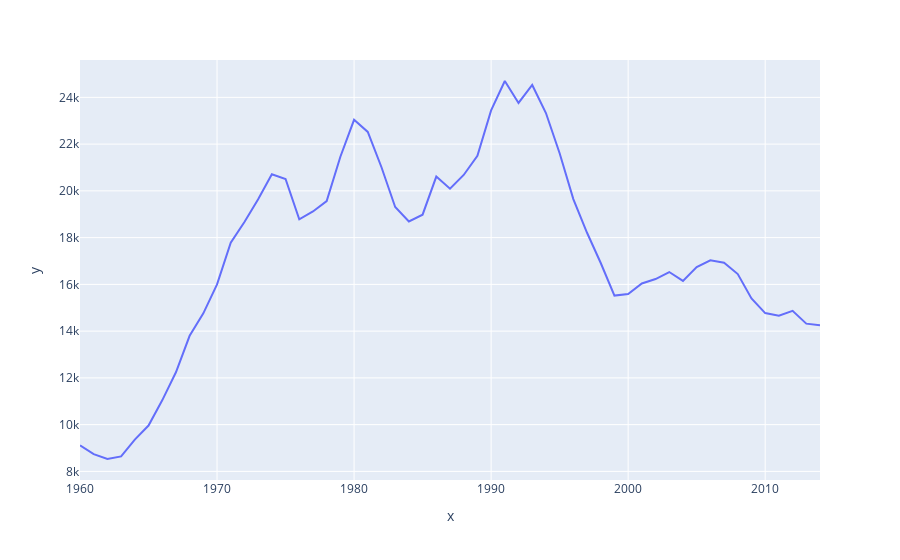

Notebook cell for this chart:
### Code cell
px.line(x=df.index, y=df["Murder"])

### Figure 1 — Plotly figure (JSON) as saved in the notebook; plotly's stock layout.template omitted (floating-point values rounded to 4 significant figures)
{"data": [{"hovertemplate": "x=%{x}<br>y=%{y}<extra></extra>", "legendgroup": "", "line": {"color": "#636efa", "dash": "solid"}, "mode": "lines", "name": "", "orientation": "v", "showlegend": false, "type": "scatter", "x": [1960, 1961, 1962, 1963, 1964, 1965, 1966, 1967, 1968, 1969, 1970, 1971, 1972, 1973, 1974, 1975, 1976, 1977, 1978, 1979, 1980, 1981, 1982, 1983, 1984, 1985, 1986, 1987, 1988, 1989, 1990, 1991, 1992, 1993, 1994, 1995, 1996, 1997, 1998, 1999, 2000, 2001, 2002, 2003, 2004, 2005, 2006, 2007, 2008, 2009, 2010, 2011, 2012, 2013, 2014], "xaxis": "x", "y": [9110, 8740, 8530, 8640, 9360, 9960, 11040, 12240, 13800, 14760, 16000, 17780, 18670, 19640, 20710, 20510, 18780, 19120, 19560, 21460, 23040, 22520, 21010, 19310, 18690, 18980, 20613, 20096, 20680, 21500, 23440, 24700, 23760, 24530, 23330, 21610, 19650, 18208, 16914, 15522, 15586, 16037, 16229, 16528, 16148, 16740, 17030, 16929, 16442, 15399, 14772, 14661, 14866, 14319, 14249], "yaxis": "y"}], "layout": {"legend": {"tracegroupgap": 0}, "margin": {"t": 60}, "xaxis": {"anchor": "y", "domain": [0, 1], "title": {"text": "x"}}, "yaxis": {"anchor": "x", "domain": [0, 1], "title": {"text": "y"}}}}
